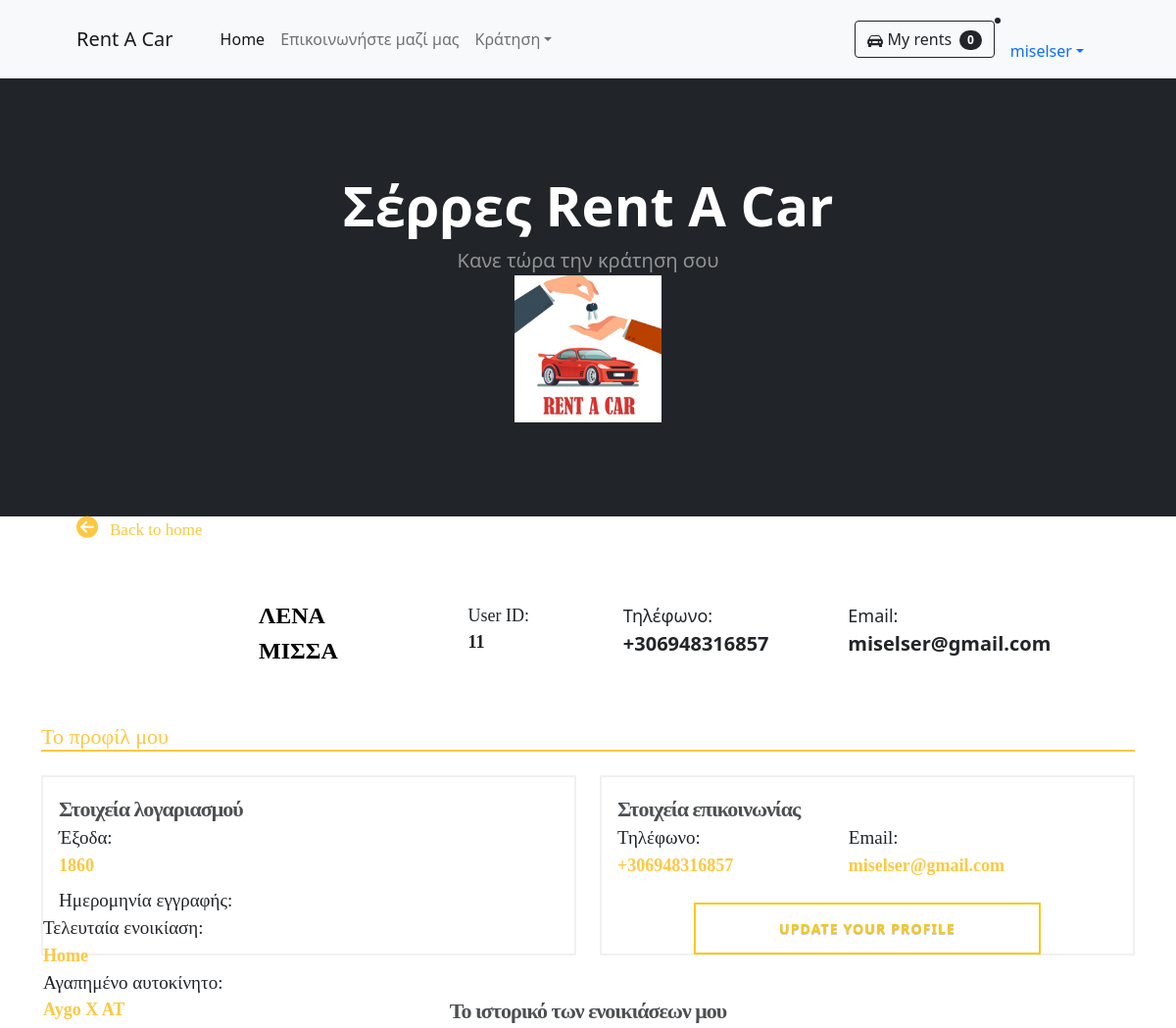
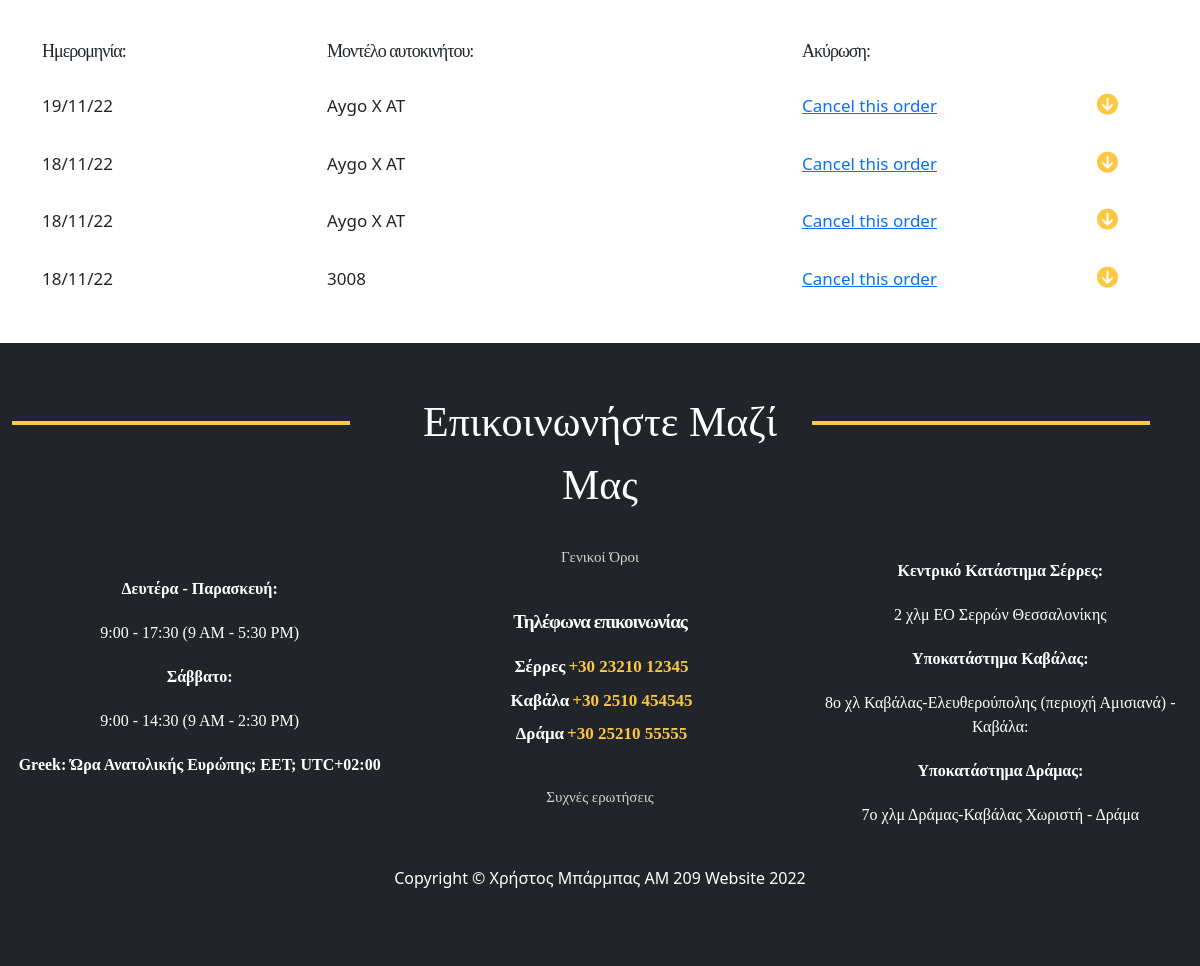
Page /customer/1/ (signed in) on the committed database (2 pictures, top to bottom).
### carRental/models.py (models this page shows, shortened)
class Costumer(models.Model):
    user = models.OneToOneField(User, null=True, on_delete=models.CASCADE)
    costumerFirstName = models.CharField(max_length=80, null=False, default='')
    costumerLastName = models.CharField(max_length=80, null=False, default='')
    costumerEmail = models.EmailField(max_length=254, null=False, default='')
    costumerPhoneNumber = PhoneNumberField(null=False, blank=False, unique=True)
    costumerAFM = models.IntegerField(null=False, default='')
    profilePic = models.ImageField(default="avatar-g90d8d966e_640.png", null=True, blank=True)

class Rental(models.Model):
    costumer = models.ForeignKey(Costumer, null=True, on_delete=models.CASCADE)
    customerName = models.CharField(max_length=70, null=True)
    costumerID = models.IntegerField(null=True, blank=False)
    rentalCompany = models.ForeignKey(RentalCompany, null=True, on_delete=models.CASCADE, default='1')
    car = models.ForeignKey(Car, null=True, on_delete=models.CASCADE)
    carModel = models.CharField(max_length=70, null=True)
    carId = models.IntegerField(null=True, blank=False)
    price = models.IntegerField(null=True, blank=False)
    startDate = models.DateField(auto_now_add=False, null=True)
    finishDate = models.DateField(auto_now_add=False, null=True)
    orderDate = models.DateTimeField(auto_now_add=True, null=True)
    placeToStart = models.ForeignKey(PlaceToStart, null=True, on_delete=models.CASCADE)
    fullFuel = models.BooleanField(blank=True, null=True, default=False)
    insurance = models.BooleanField(blank=True, null=True, default=False)
    payed = models.BooleanField(null=True, default=False)

class PlaceToStart(models.Model):
    placeToStart = models.CharField(max_length=15, choices=PLACE_CHOICES)
    def __str__(self):
        return self.placeToStart

### carRental/views.py (the view)
# urls.py: path('customer/<str:pk>/', views.customerPage, name='customer'),
@login_required(login_url='home.html')
def customerPage(request, pk):
    current = request.user
    dataHolder = Rental.objects.filter(costumerID=current.id)
    totalPrice = list(dataHolder.aggregate(Sum('price')).values())[0]
    orderList = reversed(dataHolder)
    lastOrder = dataHolder.last()
    favCar = dataHolder.values('carModel').annotate(car_count=Count('carModel'))
    if not favCar:
        favCarList = "Rent something ;)"
    else:
        favCarList = list(favCar.aggregate(Max('carModel')).values())
        favCarList = favCarList[0].replace("['']", '')
    context = {
        'current': current,
        'orderList': orderList,
        'lastOrder': lastOrder,
        'totalPrice': totalPrice,
        'favCarList': favCarList,
        'dataHolder': dataHolder,
    }
    return render(request, 'customer.html', context)

### carRental/templates/customer.html (shortened to what this page needs)
{% extends 'main.html' %}
{% load static %}
{% block content %}
<div class="container">
	<div class="grid-containerCustomer">
		<div class="backCustomer">
			<div class="backCustomerPos">
				<a class="backLinkCustomer"href="{% url 'home'  %}">
					<i class="fas fa-arrow-circle-left customerArrow"></i>
					<span class="backTextCustomer">Back to home</span>
				</a>
			</div>
		</div>
		<div class="customerInfo">
			<div class="row no-gutters">
				<div class="col-md-2 col-4">
					<div class="customerPicture">
					</div>
				</div>
					<div class="col-md-10 col-8">
						<div class="conCustomer">
							<div class="row">
								<div class="col-md-3 col-sm-4">
									<div class="customerName">
                                    {{ current.costumer.costumerFirstName }}<br>
                                        {{ current.costumer.costumerLastName }}
                                </div>
								</div>
								<div class="col-md-2 col-sm-12">
									<div class="customerId">
										<div class="customerIdText">User ID:</div>
										<div id="customerIdNumber">{{ current.id}}</div>
									</div>
								</div>
								<div class="col-md-3 col-sm-12">
									<div class="customerNumber">
										<div class="numberNavCustomer">
                                        Τηλέφωνο:
                                    </div>
										<div class="numberDataNavCustomer">
                                        {{ current.costumer.costumerPhoneNumber}}
                                    </div>
									</div>
								</div>
								<div class="col-md-4 col-sm-12">
									<div class="customerEmail">
										<div class="numberNavCustomer">
                                        Email:
                                    </div>
										<div class="numberDataNavCustomer">
                                        {{ current.costumer.costumerEmail }}
                                    </div>
									</div>
								</div>
							</div>
						</div>
					</div>
				</div>
				<div class="introduction">
					<div class="row">
						<div class="col-4">
							<div class="introductionText">
                            Το προφίλ μου
                        </div>
						</div></div>
				</div>
			</div>
			<div class="personalInfo">
				<div class="row">
					<div class="col-md-6 col-sm-12">
						<div class="tilesCustomer">
							<div class="row">
								<div class="col-12">
									<div class="personalTitle">
                                    Στοιχεία λογαριασμού
                                </div>
								</div>
							</div>
							<div class="grid-containerTile">
								<div class="tileCustomer">
									<div class="ageTileCustomer">
										<div class="ageCustomer">
                                    	Έξοδα:
                                </div>
										<div class="ageDataCustomer">
										{% if totalPrice == None  %}
											You
										{% else  %}
											{{	totalPrice   }}
										{% endif  %}
                                </div>
									</div>
									<div class="dataTileCustomer">
										<div class="dataTilePosCustomer">
											<div class="dataTextRegister">
                                       Ημερομηνία εγγραφής:
                                    </div>
										</div>
									</div>
									<div class="pickTileCustomer">
										<div class="cityCustomer">
                                    Τελευταία ενοικίαση:
                                </div>
										<div class="cityDataCustomer">
									{% if lastOrder.placeToStart == none %}
										Need to
									{% else  %}
									{{ lastOrder.placeToStart }}
									{% endif  %}
                                </div>
									</div>
									<div class="carTileCustomer">
										<div class="carCustomer">
                                    Αγαπημένο αυτοκίνητο:
                                </div>
										<div class="carDataCustomer">
                                    {{ favCarList }}
                                </div>
									</div>
								</div>
							</div>
						</div>
					</div>
					<div class="col-md-6 col-sm-12">
						<div class="tilesCustomer">
							<div class="row">
								<div class="col-12">
									<div class="personalTitle">
                                    Στοιχεία επικοινωνίας
                                </div>
								</div>
							</div>
							<div class="row no-gutters">
								<div class="col-md-5 col-sm-12">
									<div class="xDD">
										<div class="ageCustomer">
                                       Τηλέφωνο:
                                    </div>
										<div class="ageDataCustomer">
										{{ current.costumer.costumerPhoneNumber  }}
                                    </div>
									</div>
								</div>
								<div class="col-md-7 col-sm-12">
									<div class="xDD">
										<div class="ageCustomer">
                                        Email:
                                    </div>
										<div class="ageDataCustomer">
											{{ current.costumer.costumerEmail  }}
                                    </div>
									</div>
								</div>
							</div>
							<div class="row">
								<div class="col-2 ">
								</div>
								<div class="col-8 ">
									<div class="buttonOrderPos">
										<a href="{% url 'updateView' %}" class="btn btn-sm animated-button thar-three">Update your profile</a>
									</div>
								</div>
								<div class=" col-2 ">
								</div>
							</div>
						</div>
					</div>
				</div>
			</div>
			<div class="lastRent lastRentPos">
				<div class="row no-gutters">
					<div class="col-12">
						<div class="row">
							<div class="col-12">
								<div class="experienceTitle">
									Το ιστορικό των ενοικιάσεων μου
								</div>
							</div>
						</div>
						<div class="row no-gutters">
                            <div class="col-2">
                                <div class="headerTable">
                                    Ημερομηνία:
                                </div>
                            </div>
                            <div class="col-1">
                            </div>
                            <div class="col-5">
                                <div class="headerTable">
                                    Μοντέλο αυτοκινήτου:
                                </div>
                            </div>
                            <div class="col-3">
                                <div class="headerTable">
                                    Ακύρωση:
                                </div>
							</div>
                        </div>
                        {% for x in orderList %}
						<div class="row align-items-center">
							<div class="col-md-12 col-sm-12 clickFaq ">
								<div class="questionUs rowSize">
									<div class="row no-gutters ">
										<div class="col-2">
											<div class="infoTable ">
												{{ x.orderDate|date:'d/m/y' }}
											</div>
										</div>
										<div class="col-1">
										</div>
										<div class="col-5">
											<div class="infoTable">
											    {{ x.carModel}}
											</div>
										</div>
										<div class="col-3">
											<div class="infoTable">
											{% if x.payed == False %}
											<div class="payingPc">
												<a href="{% url 'cancelOrder' pk=x.id   %}">Cancel this order</a>
											</div>
											{% else  %}
											 Payed
											{% endif  %}
											</div>
										</div>
										<div class="col-1">
											<div class="infoTable">
												<i class="fas fa-arrow-circle-down .displayFaq arrowsUS"></i>
											</div>
										</div>
									</div>
								</div>
							</div>
						</div>
                        {% endfor  %}
					</div>
				</div>
			</div>
		</div>
	</div>
{% endblock  %}

### carRental/templates/navbar.html (shortened to what this page needs)
  {% load static  %}
        <nav class="navbar navbar-expand-lg navbar-light bg-light">
            <div class="container px-4 px-lg-5">
                <a class="navbar-brand" href="{% url 'home' %}">Rent A Car</a>
                <div class="collapse navbar-collapse" id="navbarSupportedContent">
                    <ul class="navbar-nav me-auto mb-2 mb-lg-0 ms-lg-4">
                        <li class="nav-item"><a class="nav-link active" aria-current="page" href="{% url 'home' %}">Home</a></li>
                        <li class="nav-item"><a class="nav-link" href="#!">Επικοινωνήστε μαζί μας</a></li>
                        <li class="nav-item dropdown">
                            <a class="nav-link dropdown-toggle" id="navbarDropdown" href="#" role="button" data-bs-toggle="dropdown" aria-expanded="false">Κράτηση</a>
                        </li>
                    </ul>
                    <form class="d-flex">
                        <button class="btn btn-outline-dark" type="submit">
                            My rents
                            <span class="badge bg-dark text-white ms-1 rounded-pill">0</span>
                        </button>
                    </form>
                        </div>
                {% if user.is_authenticated %}
                        <li class="nav-item dropdown">
                            <a class="nav-link dropdown-toggle" id="navbarDropdown" href="#" role="button" data-bs-toggle="dropdown" aria-expanded="false">{{ request.user.username}}</a>
                        </li>
                {% else  %}
                        <div>
                            <ul class="navbar-nav me-auto mb-2 mb-lg-0 ms-lg-4">
                                <li class="nav-item"><a class="nav-link" href="{% url 'login' %}">Είσοδος</a></li>
                            </ul>
                        </div>
                {% endif  %}
            </div>
        </nav>

### rows in the picture
Rental: placeToStart "Home", orderDate "19/11/22", carModel "Aygo X AT", payed "Cancel this order"
Rental: orderDate "18/11/22", carModel "Aygo X AT", payed "Cancel this order"
Rental: orderDate "18/11/22", carModel "Aygo X AT", payed "Cancel this order"
Rental: orderDate "18/11/22", carModel "3008", payed "Cancel this order"

### other values in the picture
{{ request.user.username }} "miselser"
{{ current.costumer.costumerFirstName }} "ΛΕΝΑ"
{{ current.costumer.costumerLastName }} "ΜΙΣΣΑ"
{{ current.id }} "11"
{{ current.costumer.costumerPhoneNumber }} "+306948316857"
{{ current.costumer.costumerEmail }} "miselser@gmail.com"
{{ totalPrice }} "1860"
{{ favCarList }} "Aygo X AT"
